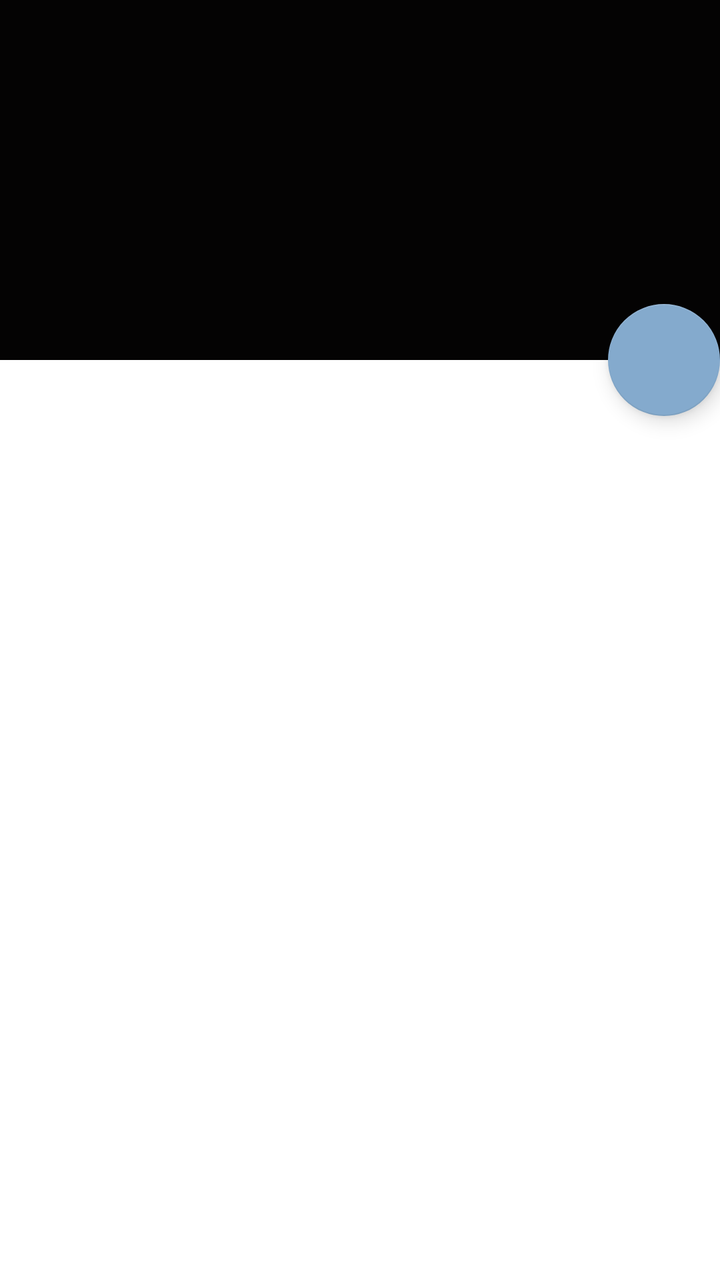
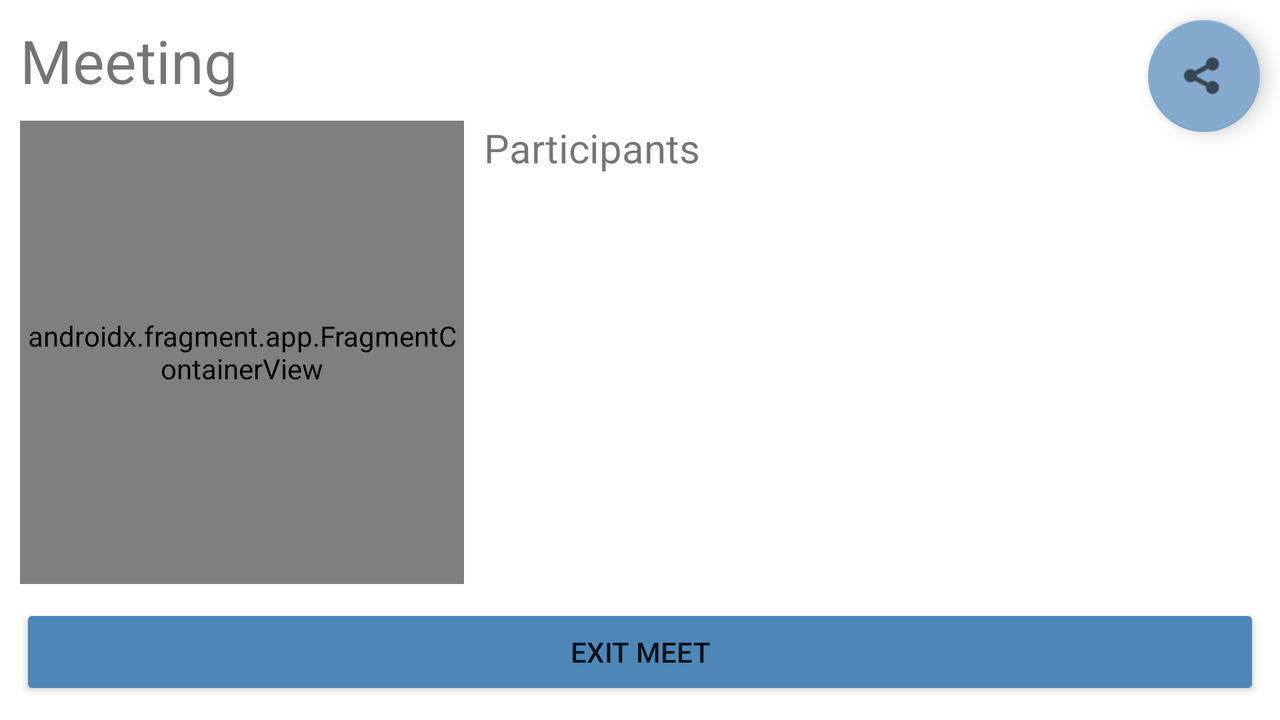

Two renders of one Android screen. The first uses the default layout on a phone; the second uses the alternative layout the repository ships for a different screen configuration, on a matching device. The two XML files are below.
<!-- AndroidManifest.xml: application theme Theme.HowFar -->
<!-- res/layout/meeting_layout.xml -->
<?xml version="1.0" encoding="utf-8"?>
<androidx.coordinatorlayout.widget.CoordinatorLayout xmlns:android="http://schemas.android.com/apk/res/android"
    xmlns:app="http://schemas.android.com/apk/res-auto"
    xmlns:tools="http://schemas.android.com/tools"
    android:layout_width="match_parent"
    android:layout_height="match_parent"
    android:orientation="vertical"
    tools:context=".activities.MeetingActivity">


    <com.google.android.material.appbar.AppBarLayout
        android:id="@+id/app_bar"
        android:layout_width="match_parent"
        android:layout_height="180dp"
        >

        <com.google.android.material.appbar.CollapsingToolbarLayout
            android:id="@+id/toolbar_layout"
            android:layout_width="match_parent"
            android:layout_height="match_parent"
            android:fitsSystemWindows="true"
            app:contentScrim="?attr/colorPrimary"
            app:layout_scrollFlags="scroll|exitUntilCollapsed">

            <androidx.appcompat.widget.Toolbar android:id="@+id/toolbar"
                android:layout_height="10dp"
                android:layout_width="match_parent"/>

        </com.google.android.material.appbar.CollapsingToolbarLayout>
    </com.google.android.material.appbar.AppBarLayout>


    <androidx.recyclerview.widget.RecyclerView
        android:id="@+id/history_recycler_view"
        android:layout_width="match_parent"
        android:layout_height="match_parent"
        android:fillViewport="true"
        app:layout_behavior="@string/appbar_scrolling_view_behavior"
        tools:context=".PahoExampleActivity"/>

    <com.google.android.material.floatingactionbutton.FloatingActionButton
        android:id="@+id/fab"
        android:layout_width="wrap_content"
        android:layout_height="wrap_content"
        app:layout_anchor="@id/app_bar"
        app:layout_anchorGravity="bottom|end"/>

    <View
        android:layout_width="match_parent"
        android:layout_height=".3dp"
        android:visibility="visible"/>

</androidx.coordinatorlayout.widget.CoordinatorLayout>
<!-- resources referenced by this layout -->
<resources>
  <style name="Theme.HowFar" parent="Theme.MaterialComponents.DayNight.DarkActionBar">
          
          <item name="colorPrimary">@color/black</item>
          <item name="colorPrimaryVariant">@color/black</item>
          <item name="colorOnPrimary">@color/white</item>
          
          <item name="colorSecondary">@color/light_blue</item>
          <item name="colorSecondaryVariant">@color/very_light_blue</item>
          <item name="colorOnSecondary">@color/black</item>
          
          <item name="android:statusBarColor" tools:targetApi="l">?attr/colorPrimary</item>
   x        
      </style>
  <color name="black">#040303</color>
  <color name="white">#F0F3F8</color>
  <color name="light_blue">#84aacd</color>
  <color name="very_light_blue">#bacee2</color>
</resources>
<!-- res/layout-land/meeting_layout.xml (the author's variant of the layout above) -->
<!-- drawn on the phone turned sideways -->
<?xml version="1.0" encoding="utf-8"?>
<androidx.constraintlayout.widget.ConstraintLayout xmlns:android="http://schemas.android.com/apk/res/android"
    xmlns:app="http://schemas.android.com/apk/res-auto"
    xmlns:tools="http://schemas.android.com/tools"
    android:id="@+id/coordinatorLayout"
    android:layout_width="match_parent"
    android:layout_height="match_parent"
    android:orientation="vertical"
    tools:context=".activities.MeetingActivity">


    <androidx.recyclerview.widget.RecyclerView
        android:id="@+id/history_recycler_view"
        android:layout_width="398dp"
        android:layout_height="0dp"
        android:layout_gravity="left"
        android:layout_marginTop="10dp"
        android:layout_marginBottom="10dp"
        android:fillViewport="true"
        app:layout_behavior="@string/appbar_scrolling_view_behavior"
        app:layout_constraintBottom_toTopOf="@+id/finishButton"
        app:layout_constraintEnd_toEndOf="parent"
        app:layout_constraintTop_toBottomOf="@+id/textView"
        tools:context=".PahoExampleActivity" />

    <TextView
        android:id="@+id/textView"
        android:layout_width="0dp"
        android:layout_height="wrap_content"
        android:layout_marginTop="10dp"
        android:layout_marginEnd="10dp"
        android:layout_marginRight="10dp"
        android:text="Participants"
        android:textSize="20sp"
        app:layout_constraintEnd_toEndOf="parent"
        app:layout_constraintHorizontal_bias="0.0"
        app:layout_constraintStart_toStartOf="@+id/history_recycler_view"
        app:layout_constraintTop_toBottomOf="@+id/textView2" />

    <androidx.fragment.app.FragmentContainerView
        android:id="@+id/meetingMapFragment"
        android:name="com.example.howfar.fragments.MapsFragment"
        android:layout_width="0dp"
        android:layout_height="0dp"
        android:layout_gravity="right"
        android:layout_marginStart="10dp"
        android:layout_marginLeft="10dp"
        android:layout_marginTop="10dp"
        android:layout_marginEnd="10dp"
        android:layout_marginRight="10dp"
        android:layout_marginBottom="10dp"
        app:layout_constraintBottom_toTopOf="@+id/finishButton"
        app:layout_constraintEnd_toStartOf="@+id/textView"
        app:layout_constraintHorizontal_bias="1.0"
        app:layout_constraintStart_toStartOf="parent"
        app:layout_constraintTop_toBottomOf="@+id/textView2"
        app:layout_constraintVertical_bias="1.0" />

    <TextView
        android:id="@+id/textView2"
        android:layout_width="0dp"
        android:layout_height="wrap_content"
        android:layout_marginStart="10dp"
        android:layout_marginLeft="10dp"
        android:layout_marginTop="10dp"
        android:layout_marginEnd="10dp"
        android:layout_marginRight="10dp"
        android:text="Meeting"
        android:textSize="30sp"
        app:layout_constraintEnd_toEndOf="parent"
        app:layout_constraintStart_toStartOf="parent"
        app:layout_constraintTop_toTopOf="parent" />

    <com.google.android.material.floatingactionbutton.FloatingActionButton
        android:id="@+id/fab"
        android:layout_width="wrap_content"
        android:layout_height="wrap_content"
        android:layout_marginTop="10dp"
        android:layout_marginEnd="10dp"
        android:layout_marginRight="10dp"
        android:src="@android:drawable/ic_menu_share"
        app:layout_anchorGravity="bottom|end"
        app:layout_constraintEnd_toEndOf="parent"
        app:layout_constraintTop_toTopOf="parent" />

    <Button
        android:id="@+id/finishButton"
        android:layout_width="0dp"
        android:layout_height="wrap_content"
        android:layout_marginStart="10dp"
        android:layout_marginLeft="10dp"
        android:layout_marginEnd="10dp"
        android:layout_marginRight="10dp"
        android:layout_marginBottom="10dp"
        android:text="Exit Meet"
        app:backgroundTint="@color/sea_blue"
        app:layout_constraintBottom_toBottomOf="parent"
        app:layout_constraintEnd_toEndOf="parent"
        app:layout_constraintStart_toStartOf="parent" />

</androidx.constraintlayout.widget.ConstraintLayout>
<!-- resources referenced by the variant -->
<!-- as the phone turned sideways resolves them -->
<resources>
  <color name="sea_blue">#4e86b8</color>
  <style name="Theme.HowFar" parent="Theme.MaterialComponents.DayNight.DarkActionBar">
          
          <item name="colorPrimary">@color/black</item>
          <item name="colorPrimaryVariant">@color/black</item>
          <item name="colorOnPrimary">@color/white</item>
          
          <item name="colorSecondary">@color/light_blue</item>
          <item name="colorSecondaryVariant">@color/very_light_blue</item>
          <item name="colorOnSecondary">@color/black</item>
          
          <item name="android:statusBarColor" tools:targetApi="l">?attr/colorPrimary</item>
   x        
      </style>
  <color name="black">#040303</color>
  <color name="white">#F0F3F8</color>
  <color name="light_blue">#84aacd</color>
  <color name="very_light_blue">#bacee2</color>
</resources>
